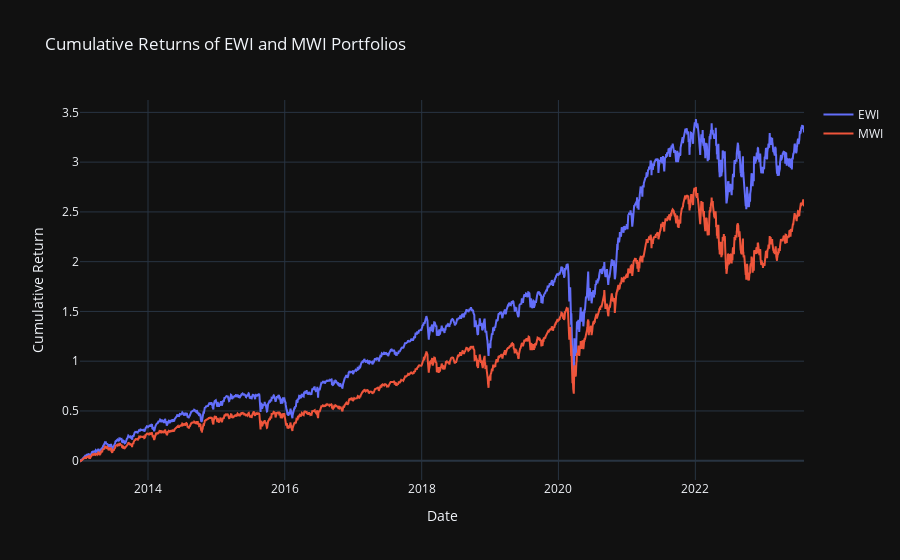

Notebook source saved alongside this figure:
### Markdown cell above
---

<div style="background-color: #eef5fc; padding: 20px; border: 1px solid #b8d2eb; border-radius: 5px;">

### 📊 Step 6: Visualization of Cumulative Returns MWI vs EWI

<p style="font-size: 16px;">In this step, we employ an interactive visualization to contrast the performances of the two portfolio strategies: <strong>EWI</strong> (Equal Weighted Index) and <strong>MWI</strong> (Market Weighted Index).</p>

<p style="color: blue; font-size: 16px; font-style: italic;">Insight:</p>
<p style="font-size: 16px;">A preliminary observation from the chart showcases that the cumulative return of EWI outpaces that of MWI over the studied period almost all the time. This suggests that the equal allocation strategy (where each asset holds equal weight) has outperformed the market-cap-based one.</p>

</div>

---

### Code cell
import plotly.graph_objects as go

fig = go.Figure()


fig.add_trace(go.Scatter(x=df_portfolio.index, y=df_portfolio[('EWI', 'Cumulative Return')],
                    mode='lines',
                    name='EWI'))

fig.add_trace(go.Scatter(x=df_portfolio.index, y=df_portfolio[('MWI', 'Cumulative Return')],
                    mode='lines',
                    name='MWI'))


fig.update_layout(title='Cumulative Returns of EWI and MWI Portfolios',
                   xaxis_title='Date',
                   yaxis_title='Cumulative Return',
                   template="plotly_dark") 


fig.show()

### Figure 1 — Plotly figure (JSON) as saved in the notebook; plotly's stock layout.template omitted (floating-point values rounded to 4 significant figures; data arrays with more than 128 entries replaced by an {"elided": "..."} marker saying what was removed)
{"data": [{"mode": "lines", "name": "EWI", "type": "scatter", "x": {"elided": "2665 str values"}, "y": {"elided": "2665 float values"}}, {"mode": "lines", "name": "MWI", "type": "scatter", "x": {"elided": "2665 str values"}, "y": {"elided": "2665 float values"}}], "layout": {"title": {"text": "Cumulative Returns of EWI and MWI Portfolios"}, "xaxis": {"title": {"text": "Date"}}, "yaxis": {"title": {"text": "Cumulative Return"}}}}
